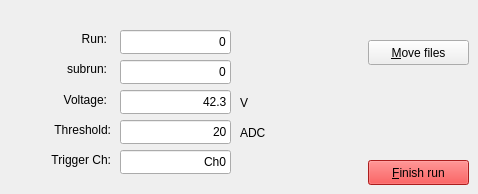
      <widget class="QWidget" name="tab_15">
       <attribute name="title">
        <string>Style2</string>
       </attribute>
       <widget class="QLabel" name="triggerCh">
        <property name="geometry">
         <rect>
          <x>10</x>
          <y>150</y>
          <width>101</width>
          <height>20</height>
         </rect>
        </property>
        <property name="text">
         <string>Trigger Ch:</string>
        </property>
        <property name="alignment">
         <set>Qt::AlignRight|Qt::AlignTrailing|Qt::AlignVCenter</set>
        </property>
       </widget>
       <widget class="QLabel" name="label">
        <property name="geometry">
         <rect>
          <x>40</x>
          <y>30</y>
          <width>67</width>
          <height>17</height>
         </rect>
        </property>
        <property name="text">
         <string>Run:</string>
        </property>
        <property name="alignment">
         <set>Qt::AlignRight|Qt::AlignTrailing|Qt::AlignVCenter</set>
        </property>
       </widget>
       <widget class="QLabel" name="label_4">
        <property name="geometry">
         <rect>
          <x>10</x>
          <y>120</y>
          <width>101</width>
          <height>20</height>
         </rect>
        </property>
        <property name="text">
         <string>Threshold:</string>
        </property>
        <property name="alignment">
         <set>Qt::AlignRight|Qt::AlignTrailing|Qt::AlignVCenter</set>
        </property>
       </widget>
       <widget class="QLabel" name="label_2">
        <property name="geometry">
         <rect>
          <x>40</x>
          <y>60</y>
          <width>67</width>
          <height>17</height>
         </rect>
        </property>
        <property name="text">
         <string>subrun:</string>
        </property>
        <property name="alignment">
         <set>Qt::AlignRight|Qt::AlignTrailing|Qt::AlignVCenter</set>
        </property>
       </widget>
       <widget class="QLineEdit" name="voltage">
        <property name="geometry">
         <rect>
          <x>120</x>
          <y>90</y>
          <width>111</width>
          <height>24</height>
         </rect>
        </property>
        <property name="text">
         <string>42.3</string>
        </property>
        <property name="alignment">
         <set>Qt::AlignRight|Qt::AlignTrailing|Qt::AlignVCenter</set>
        </property>
       </widget>
       <widget class="QLineEdit" name="trigger_channel">
        <property name="geometry">
         <rect>
          <x>120</x>
          <y>150</y>
          <width>111</width>
          <height>24</height>
         </rect>
        </property>
        <property name="styleSheet">
         <string notr="true"/>
        </property>
        <property name="text">
         <string>Ch0</string>
        </property>
        <property name="alignment">
         <set>Qt::AlignRight|Qt::AlignTrailing|Qt::AlignVCenter</set>
        </property>
       </widget>
       <widget class="QLineEdit" name="run">
        <property name="geometry">
         <rect>
          <x>120</x>
          <y>30</y>
          <width>111</width>
          <height>24</height>
         </rect>
        </property>
        <property name="text">
         <string>0</string>
        </property>
        <property name="alignment">
         <set>Qt::AlignRight|Qt::AlignTrailing|Qt::AlignVCenter</set>
        </property>
        <property name="readOnly">
         <bool>false</bool>
        </property>
       </widget>
       <widget class="QPushButton" name="button_movefile">
        <property name="geometry">
         <rect>
          <x>368</x>
          <y>40</y>
          <width>101</width>
          <height>25</height>
         </rect>
        </property>
        <property name="text">
         <string>&amp;Move files</string>
        </property>
       </widget>
       <widget class="QLabel" name="label_6">
        <property name="geometry">
         <rect>
          <x>240</x>
          <y>125</y>
          <width>41</width>
          <height>16</height>
         </rect>
        </property>
        <property name="text">
         <string>ADC</string>
        </property>
       </widget>
       <widget class="QLineEdit" name="subrun">
        <property name="geometry">
         <rect>
          <x>120</x>
          <y>60</y>
          <width>111</width>
          <height>24</height>
         </rect>
        </property>
        <property name="text">
         <string>0</string>
        </property>
        <property name="alignment">
         <set>Qt::AlignRight|Qt::AlignTrailing|Qt::AlignVCenter</set>
        </property>
       </widget>
       <widget class="QPushButton" name="pushButton_2">
        <property name="geometry">
         <rect>
          <x>368</x>
          <y>160</y>
          <width>101</width>
          <height>25</height>
         </rect>
        </property>
        <property name="palette">
         <palette>
          <active>
           <colorrole role="Button">
            <brush brushstyle="SolidPattern">
             <color alpha="255">
              <red>239</red>
              <green>41</green>
              <blue>41</blue>
             </color>
            </brush>
           </colorrole>
           <colorrole role="Light">
            <brush brushstyle="SolidPattern">
             <color alpha="255">
              <red>255</red>
              <green>51</green>
              <blue>51</blue>
             </color>
            </brush>
           </colorrole>
           <colorrole role="Midlight">
            <brush brushstyle="SolidPattern">
             <color alpha="255">
              <red>229</red>
              <green>25</green>
              <blue>25</blue>
             </color>
            </brush>
           </colorrole>
           <colorrole role="Dark">
            <brush brushstyle="SolidPattern">
             <color alpha="255">
              <red>102</red>
              <green>0</green>
              <blue>0</blue>
             </color>
            </brush>
           </colorrole>
           <colorrole role="Mid">
            <brush brushstyle="SolidPattern">
             <color alpha="255">
              <red>136</red>
              <green>0</green>
              <blue>0</blue>
             </color>
            </brush>
           </colorrole>
           <colorrole role="Base">
            <brush brushstyle="SolidPattern">
             <color alpha="255">
              <red>239</red>
              <green>41</green>
              <blue>41</blue>
             </color>
            </brush>
           </colorrole>
           <colorrole role="Window">
            <brush brushstyle="SolidPattern">
             <color alpha="255">
              <red>239</red>
              <green>41</green>
              <blue>41</blue>
             </color>
            </brush>
           </colorrole>
           <colorrole role="Shadow">
            <brush brushstyle="SolidPattern">
             <color alpha="255">
              <red>0</red>
              <green>0</green>
              <blue>0</blue>
             </color>
            </brush>
           </colorrole>
           <colorrole role="AlternateBase">
            <brush brushstyle="SolidPattern">
             <color alpha="255">
              <red>229</red>
              <green>127</green>
              <blue>127</blue>
             </color>
            </brush>
           </colorrole>
          </active>
          <inactive>
           <colorrole role="Button">
            <brush brushstyle="SolidPattern">
             <color alpha="255">
              <red>239</red>
              <green>41</green>
              <blue>41</blue>
             </color>
            </brush>
           </colorrole>
           <colorrole role="Light">
            <brush brushstyle="SolidPattern">
             <color alpha="255">
              <red>255</red>
              <green>51</green>
              <blue>51</blue>
             </color>
            </brush>
           </colorrole>
           <colorrole role="Midlight">
            <brush brushstyle="SolidPattern">
             <color alpha="255">
              <red>229</red>
              <green>25</green>
              <blue>25</blue>
             </color>
            </brush>
           </colorrole>
           <colorrole role="Dark">
            <brush brushstyle="SolidPattern">
             <color alpha="255">
              <red>102</red>
              <green>0</green>
              <blue>0</blue>
             </color>
            </brush>
           </colorrole>
           <colorrole role="Mid">
            <brush brushstyle="SolidPattern">
             <color alpha="255">
              <red>136</red>
              <green>0</green>
              <blue>0</blue>
             </color>
            </brush>
           </colorrole>
           <colorrole role="Base">
            <brush brushstyle="SolidPattern">
             <color alpha="255">
              <red>239</red>
              <green>41</green>
              <blue>41</blue>
             </color>
            </brush>
           </colorrole>
           <colorrole role="Window">
            <brush brushstyle="SolidPattern">
             <color alpha="255">
              <red>239</red>
              <green>41</green>
              <blue>41</blue>
             </color>
            </brush>
           </colorrole>
           <colorrole role="Shadow">
            <brush brushstyle="SolidPattern">
             <color alpha="255">
              <red>0</red>
              <green>0</green>
              <blue>0</blue>
             </color>
            </brush>
           </colorrole>
           <colorrole role="AlternateBase">
            <brush brushstyle="SolidPattern">
             <color alpha="255">
              <red>229</red>
              <green>127</green>
              <blue>127</blue>
             </color>
            </brush>
           </colorrole>
          </inactive>
          <disabled>
           <colorrole role="Button">
            <brush brushstyle="SolidPattern">
             <color alpha="255">
              <red>239</red>
              <green>41</green>
              <blue>41</blue>
             </color>
            </brush>
           </colorrole>
           <colorrole role="Light">
            <brush brushstyle="SolidPattern">
             <color alpha="255">
              <red>255</red>
              <green>51</green>
              <blue>51</blue>
             </color>
            </brush>
           </colorrole>
           <colorrole role="Midlight">
            <brush brushstyle="SolidPattern">
             <color alpha="255">
              <red>229</red>
              <green>25</green>
              <blue>25</blue>
             </color>
            </brush>
           </colorrole>
           <colorrole role="Dark">
            <brush brushstyle="SolidPattern">
             <color alpha="255">
              <red>102</red>
              <green>0</green>
              <blue>0</blue>
             </color>
            </brush>
           </colorrole>
           <colorrole role="Mid">
            <brush brushstyle="SolidPattern">
             <color alpha="255">
              <red>136</red>
              <green>0</green>
              <blue>0</blue>
             </color>
            </brush>
           </colorrole>
           <colorrole role="Base">
            <brush brushstyle="SolidPattern">
             <color alpha="255">
              <red>239</red>
              <green>41</green>
              <blue>41</blue>
             </color>
            </brush>
           </colorrole>
           <colorrole role="Window">
            <brush brushstyle="SolidPattern">
             <color alpha="255">
              <red>239</red>
              <green>41</green>
              <blue>41</blue>
             </color>
            </brush>
           </colorrole>
           <colorrole role="Shadow">
            <brush brushstyle="SolidPattern">
             <color alpha="255">
              <red>0</red>
              <green>0</green>
              <blue>0</blue>
             </color>
            </brush>
           </colorrole>
           <colorrole role="AlternateBase">
            <brush brushstyle="SolidPattern">
             <color alpha="255">
              <red>204</red>
              <green>0</green>
              <blue>0</blue>
             </color>
            </brush>
           </colorrole>
          </disabled>
         </palette>
        </property>
        <property name="autoFillBackground">
         <bool>false</bool>
        </property>
        <property name="styleSheet">
         <string notr="true">background-color: rgb(239, 41, 41);
</string>
        </property>
        <property name="text">
         <string>&amp;Finish run</string>
        </property>
        <property name="autoDefault">
         <bool>false</bool>
        </property>
        <property name="default">
         <bool>false</bool>
        </property>
        <property name="flat">
         <bool>false</bool>
        </property>
       </widget>
       <widget class="QLineEdit" name="threshold">
        <property name="geometry">
         <rect>
          <x>120</x>
          <y>120</y>
          <width>111</width>
          <height>24</height>
         </rect>
        </property>
        <property name="text">
         <string>20</string>
        </property>
        <property name="alignment">
         <set>Qt::AlignRight|Qt::AlignTrailing|Qt::AlignVCenter</set>
        </property>
       </widget>
       <widget class="QLabel" name="label_5">
        <property name="geometry">
         <rect>
          <x>240</x>
          <y>95</y>
          <width>16</width>
          <height>16</height>
         </rect>
        </property>
        <property name="text">
         <string>V</string>
        </property>
       </widget>
       <widget class="QLabel" name="label_3">
        <property name="geometry">
         <rect>
          <x>26</x>
          <y>90</y>
          <width>81</width>
          <height>20</height>
         </rect>
        </property>
        <property name="text">
         <string>Voltage:</string>
        </property>
        <property name="alignment">
         <set>Qt::AlignRight|Qt::AlignTrailing|Qt::AlignVCenter</set>
        </property>
       </widget>
      </widget>
